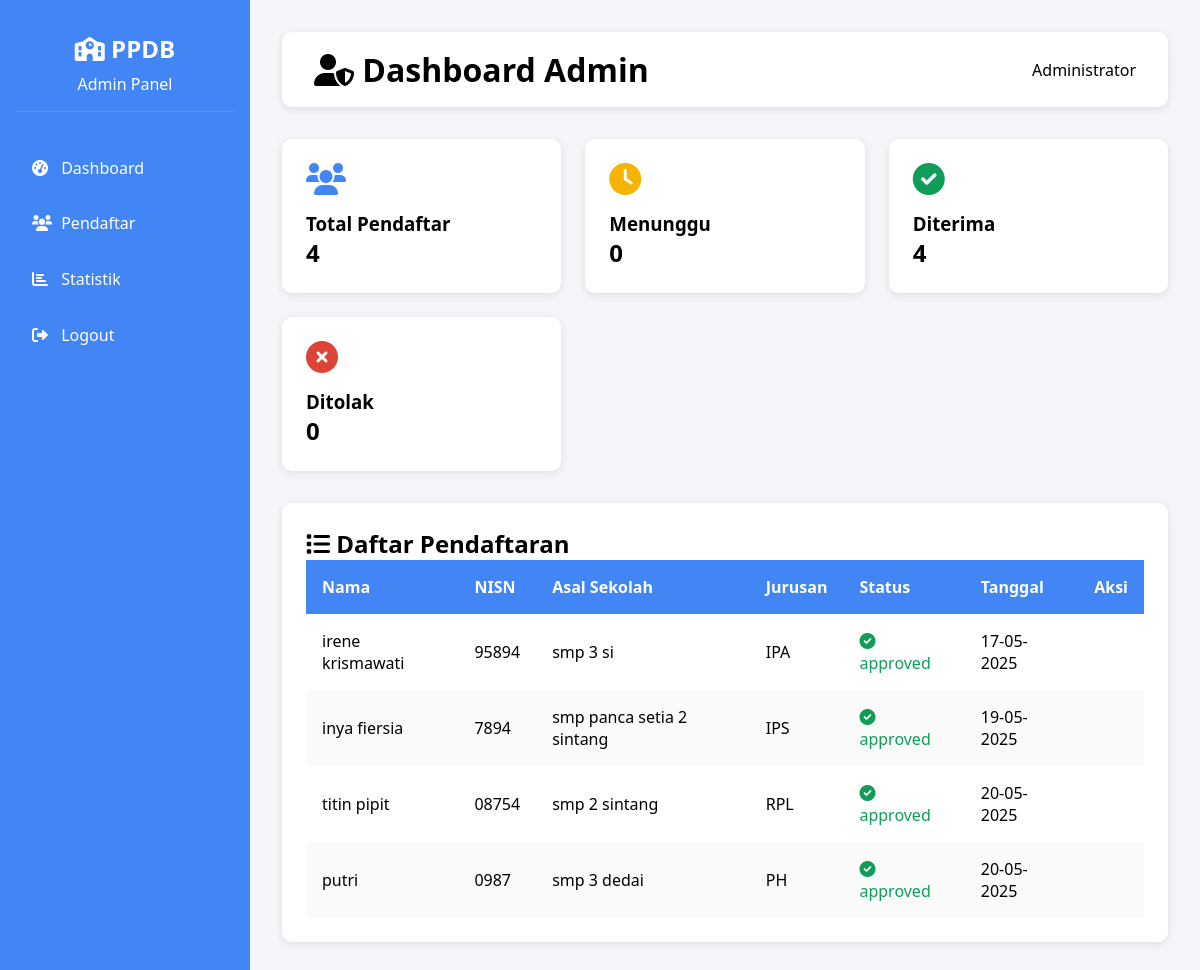
The page /admin/dashboard (signed in) on the database its author committed.
### app/models.py (models this page shows)
class User(UserMixin, db.Model):
    __tablename__ = 'users'
    id = db.Column(db.Integer, primary_key=True)
    username = db.Column(db.String(80), unique=True, nullable=False)
    email = db.Column(db.String(120), unique=True, nullable=False)
    password = db.Column(db.String(200), nullable=False)
    name = db.Column(db.String(100))
    role = db.Column(db.String(20), default='user')  # 'admin' or 'user'
    is_active = db.Column(db.Boolean, default=True)
    pendaftarans = db.relationship('Pendaftaran', backref='user', lazy=True)
    def is_admin(self):
        return self.role == 'admin'

class Pendaftaran(db.Model):
    __tablename__ = 'pendaftaran'
    id = db.Column(db.Integer, primary_key=True)
    nama = db.Column(db.String(100), nullable=False)
    nisn = db.Column(db.String(20), nullable=False, unique=True)
    asal_sekolah = db.Column(db.String(100), nullable=False)
    alamat = db.Column(db.String(200), nullable=False)
    no_hp = db.Column(db.String(20), nullable=False)
    pilihan_jurusan = db.Column(db.String(50), nullable=False)
    status = db.Column(db.String(20), default='pending')  # pending, approved, rejected
    user_id = db.Column(db.Integer, db.ForeignKey('users.id'), nullable=False)
    tanggal_daftar = db.Column(db.DateTime, default=db.func.current_timestamp())

### app/routes/admin.py (the view)
@admin_bp.route('/dashboard')
@login_required
@admin_required
def dashboard():
    pendaftarans = Pendaftaran.query.all()
    return render_template('dashboard_admin.html',
        pendaftarans=pendaftarans,
        current_user=current_user
    )

### app/__init__.py (called while the page is built)
def create_app():
    app = Flask(__name__)
    app.config['SECRET_KEY'] = 'your-secret-key'
    app.config['SQLALCHEMY_DATABASE_URI'] = 'sqlite:///ppdb.db'
    app.config['SQLALCHEMY_TRACK_MODIFICATIONS'] = False
    db.init_app(app)
    login_manager.init_app(app)
    login_manager.login_view = 'auth_bp.login'
    from app.models import User
    @login_manager.user_loader
    def load_user(user_id):
        return User.query.get(int(user_id))
    from app.routes.main import main_bp
    from app.routes.auth import auth_bp
    from app.routes.admin import admin_bp
    app.register_blueprint(main_bp)
    app.register_blueprint(auth_bp)
    app.register_blueprint(admin_bp)
    return app

### app/routes/auth.py (called while the page is built)
def admin_required(f):
    @wraps(f)
    def decorated_function(*args, **kwargs):
        if not current_user.is_authenticated or not current_user.is_admin():
            abort(403)  # Forbidden
        return f(*args, **kwargs)
    return decorated_function

### app/templates/dashboard_admin.html (shortened to what this page needs)
<!DOCTYPE html>
<html lang="id">
<head>
    <link rel="stylesheet" href="https://cdnjs.cloudflare.com/ajax/libs/font-awesome/6.0.0/css/all.min.css">
</head>
<body>
    <div class="wrapper">
        <div class="sidebar">
            <div class="sidebar-header">
                <h2><i class="fas fa-school"></i> PPDB</h2>
                <p>Admin Panel</p>
            </div>
            <nav class="nav-menu">
                <a href="#" class="nav-item">
                    <i class="fas fa-tachometer-alt"></i> Dashboard
                </a>
                <a href="#" class="nav-item">
                    <i class="fas fa-users"></i> Pendaftar
                </a>
                <a href="#" class="nav-item">
                    <i class="fas fa-chart-bar"></i> Statistik
                </a>
                <a href="{{ url_for('auth_bp.logout') }}" class="nav-item">
                    <i class="fas fa-sign-out-alt"></i> Logout
                </a>
            </nav>
        </div>
        <div class="main-content">
            <div class="header">
                <h1><i class="fas fa-user-shield"></i> Dashboard Admin</h1>
                <div class="user-info">
                    <span>{{ current_user.name }}</span>
                </div>
            </div>
            <div class="stats-grid">
                <div class="stat-card">
                    <i class="fas fa-users" style="color: var(--primary-color)"></i>
                    <h3>Total Pendaftar</h3>
                    <h2>{{ pendaftarans|length }}</h2>
                </div>
                <div class="stat-card">
                    <i class="fas fa-clock" style="color: var(--warning-color)"></i>
                    <h3>Menunggu</h3>
                    <h2>{{ pendaftarans|selectattr('status', 'equalto', 'pending')|list|length }}</h2>
                </div>
                <div class="stat-card">
                    <i class="fas fa-check-circle" style="color: var(--success-color)"></i>
                    <h3>Diterima</h3>
                    <h2>{{ pendaftarans|selectattr('status', 'equalto', 'approved')|list|length }}</h2>
                </div>
                <div class="stat-card">
                    <i class="fas fa-times-circle" style="color: var(--danger-color)"></i>
                    <h3>Ditolak</h3>
                    <h2>{{ pendaftarans|selectattr('status', 'equalto', 'rejected')|list|length }}</h2>
                </div>
            </div>
            <div class="table-container">
                <h2><i class="fas fa-list"></i> Daftar Pendaftaran</h2>
                {% if pendaftarans %}
                <table>
                    <thead>
                        <tr>
                            <th>Nama</th>
                            <th>NISN</th>
                            <th>Asal Sekolah</th>
                            <th>Jurusan</th>
                            <th>Status</th>
                            <th>Tanggal</th>
                            <th>Aksi</th>
                        </tr>
                    </thead>
                    <tbody>
                        {% for p in pendaftarans %}
                        <tr>
                            <td>{{ p.nama }}</td>
                            <td>{{ p.nisn }}</td>
                            <td>{{ p.asal_sekolah }}</td>
                            <td>{{ p.pilihan_jurusan }}</td>
                            <td class="status-{{ p.status }}">
                                <i class="fas fa-{% if p.status == 'pending' %}clock{% elif p.status == 'approved' %}check-circle{% else %}times-circle{% endif %}"></i>
                                {{ p.status }}
                            </td>
                            <td>{{ p.tanggal_daftar.strftime('%d-%m-%Y') }}</td>
                            <td>
                            </td>
                        </tr>
                        {% endfor %}
                    </tbody>
                </table>
                {% else %}
                <p>Belum ada pendaftaran.</p>
                {% endif %}
            </div>
        </div>
    </div>
</body>
</html>

### app/templates/dashboard_admin.html (style rules this page uses)
:root { --primary-color: #4285f4; --secondary-color: #9b59b6; --success-color: #0f9d58; --danger-color: #db4437; --warning-color: #f4b400; --light-bg: #f5f6fa; --white: #ffffff; --dark: #2c3e50; }
* { margin: 0; padding: 0; box-sizing: border-box; font-family: 'Segoe UI', sans-serif; }
body { background: var(--light-bg); }
.wrapper { display: flex; min-height: 100vh; }
.sidebar { width: 250px; background: var(--primary-color); color: var(--white); padding: 1rem; }
.sidebar-header { text-align: center; padding: 1rem 0; border-bottom: 1px solid rgba(255,255,255,0.1); }
.sidebar-header h2 { font-size: 1.5rem; margin-bottom: 0.5rem; }
.nav-menu { margin-top: 2rem; }
.nav-item { display: block; padding: 0.8rem 1rem; color: var(--white); text-decoration: none; border-radius: 5px; margin-bottom: 0.5rem; transition: all 0.3s; }
.nav-item i { width: 25px; }
.main-content { flex: 1; padding: 2rem; }
.header { background: var(--white); padding: 1rem 2rem; border-radius: 10px; box-shadow: 0 2px 10px rgba(0,0,0,0.1); margin-bottom: 2rem; display: flex; justify-content: space-between; align-items: center; }
.stats-grid { display: grid; grid-template-columns: repeat(auto-fit, minmax(240px, 1fr)); gap: 1.5rem; margin-bottom: 2rem; }
.stat-card { background: var(--white); padding: 1.5rem; border-radius: 10px; box-shadow: 0 2px 10px rgba(0,0,0,0.1); }
.stat-card i { font-size: 2rem; margin-bottom: 1rem; }
.table-container { background: var(--white); padding: 1.5rem; border-radius: 10px; box-shadow: 0 2px 10px rgba(0,0,0,0.1); }
table { width: 100%; border-collapse: collapse; }
th, td { padding: 1rem; text-align: left; }
th { background: var(--primary-color); color: var(--white); }
tr:nth-child(even) { background: rgba(0,0,0,0.02); }
.status-approved { color: var(--success-color); }

### rows shown on the page
User: name "Administrator"
Pendaftaran: nama "irene krismawati", nisn "95894", asal_sekolah "smp 3 si", pilihan_jurusan "IPA", status "approved", tanggal_daftar "17-05-2025"
Pendaftaran: nama "inya fiersia", nisn "7894", asal_sekolah "smp panca setia 2 sintang", pilihan_jurusan "IPS", status "approved", tanggal_daftar "19-05-2025"
Pendaftaran: nama "titin pipit", nisn "08754", asal_sekolah "smp 2 sintang", pilihan_jurusan "RPL", status "approved", tanggal_daftar "20-05-2025"
Pendaftaran: nama "putri", nisn "0987", asal_sekolah "smp 3 dedai", pilihan_jurusan "PH", status "approved", tanggal_daftar "20-05-2025"

### other values the page prints
{{ pendaftarans|length }} "4"
{{ pendaftarans|selectattr('status', 'equalto', 'pending')|list|length }} "0"
{{ pendaftarans|selectattr('status', 'equalto', 'approved')|list|length }} "4"
{{ pendaftarans|selectattr('status', 'equalto', 'rejected')|list|length }} "0"
